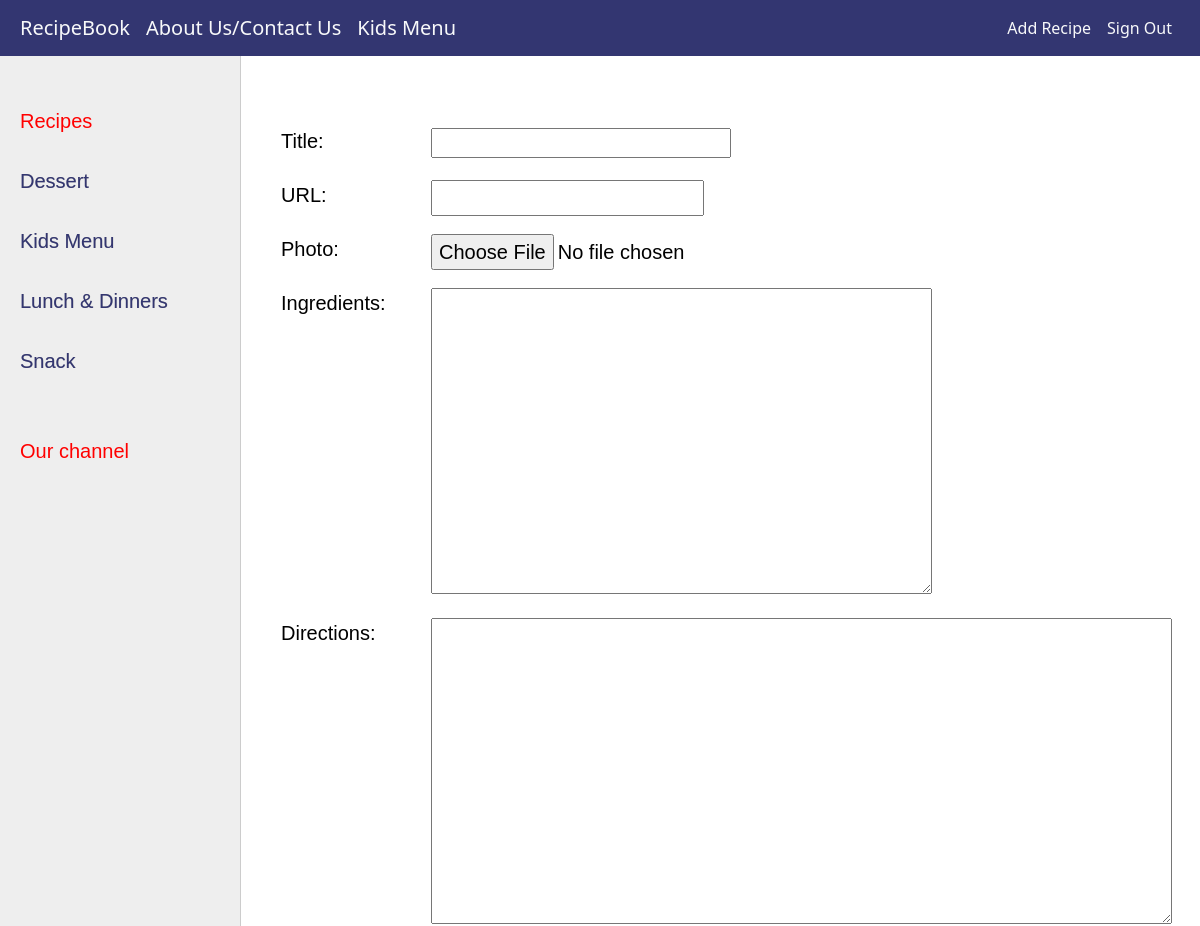
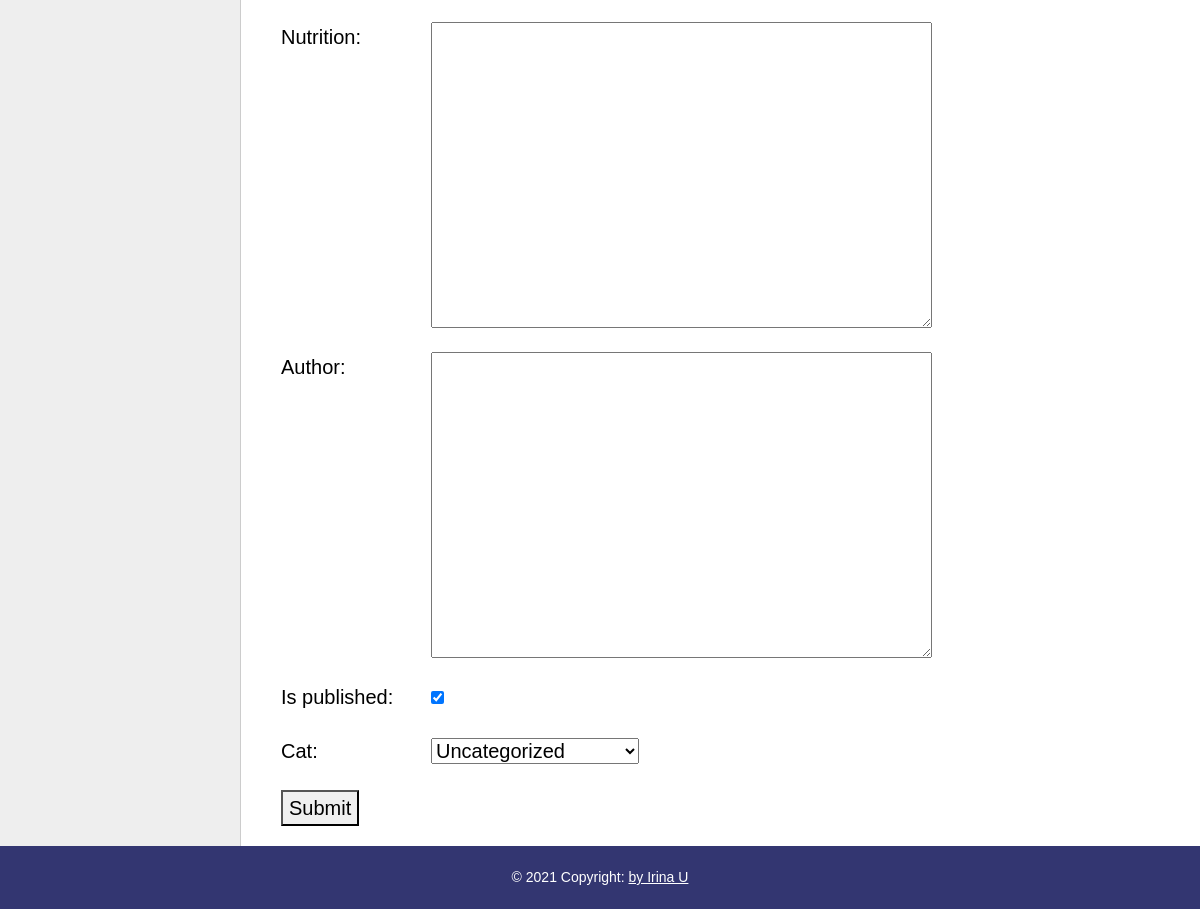
Screenshot of /addpage/ (signed in) with the database file from the repository (2 pictures, top to bottom).
### resbook/models.py (models this page shows)
class Category(models.Model):
    name = models.CharField(max_length=100, db_index=True, verbose_name="Category")
    slug = models.SlugField(max_length=255, unique=True, db_index=True, verbose_name="URL")
    def __str__(self):
        return self.name
    def get_absolute_url(self):
        return reverse('category', kwargs={'cat_slug': self.slug})
    class Meta:
        verbose_name_plural = 'Categories'
        ordering = ['id']

### resbook/views.py (the view)
# urls.py: path(r'addpage/', AddPage.as_view(), name='addpage'),
class AddPage(LoginRequiredMixin, DataMixin, CreateView):
    form_class = AddPostForm
    template_name = 'resbook/addpage.html'
    success_url = reverse_lazy('home')
    login_url = reverse_lazy('home')
    rise_exception = True
    def get_context_data(self, *, object_list=None, **kwargs):
        context = super().get_context_data(**kwargs)
        c_def = self.get_user_context(title="Add Recipe")
        return dict(list(context.items()) + list(c_def.items()))

### resbook/forms.py (shortened to what this page needs)
class AddPostForm(forms.ModelForm):
    def __init__(self, *args, **kwargs):
        super().__init__(*args, **kwargs)
        self.fields['cat'].empty_label = "Uncategorized"
    class Meta:
        model = Recipes
        fields = '__all__'
        widgets = {'title': forms.TextInput(attrs={'class': 'form-input'}),
                   'content': forms.Textarea(attrs={'cols': 60, 'rows': 10}), }

### resbook/utils.py (called while the page is built)
    def get_user_context(self, **kwargs):
        context = kwargs
        cats = cache.get('cats')
        if not cats:
            cats = Category.objects.annotate(Count('recipes'))
            cache.set('cats', cats, 60)
        context['cats'] = cats
        if 'cat_selected' not in context:
            context['cat_selected'] = 0
        return context

### resbook/templates/resbook/addpage.html (shortened to what this page needs)
{% extends 'resbook/base.html' %}
{% block content %}
    <form action="{% url 'addpage' %}" method="post" enctype="multipart/form-data">
        {% for f in form %}
            <p><label class="form-label" for="{{ f.id_for_label }}">{{ f.label }}: </label>{{ f }}</p>
        {% endfor %}
        <button type="submit">Submit</button>
    </form>
{% endblock %}

### resbook/templates/resbook/base.html (shortened to what this page needs)
{% load static %}
{% load resbook_tags %}
<!DOCTYPE html>
<head>
    <link rel="stylesheet" type="text/css" href="{% static 'resbook/css/styles.css' %}">
    <link href="https://cdn.jsdelivr.net/npm/bootstrap@5.0.1/dist/css/bootstrap.min.css" rel="stylesheet"
>
</head>
<body>
<nav class="navbar navbar-expand-lg  navbar-light navbar-fixed-top">
    <a class="navbar-brand text-light" href="{% url 'home' %}">RecipeBook</a>
    <a class="navbar-brand text-light" href="{% url 'about' %}">About Us/Contact Us</a>
    <a class="navbar-brand text-light" href="{% url 'kidsmenu' %}">Kids Menu</a>
    <div class="collapse navbar-collapse justify-content-end" id="navbarSupportedContent">
        <ul class="navbar-nav ml-auto">
            {% if request.user.is_authenticated %}
            <li class="nav-item">
                <a class="nav-link text-light" href="{% url 'addpage' %}">Add Recipe</a>
            </li>
            <li class="nav-item">
                <a class="nav-link text-light" href="{% url 'signout' %}">Sign Out</a>
            </li>
            {% endif %}
        </ul>
    </div>
</nav>
<table class="table-content" border="0" cellpadding="0" cellspacing="0">
    <tr>
        <td valign="top" class="left-chapters">
            <ul id="leftchapters">
                {% if cat_selected == 0 %}
                    <li class="selected">Recipes</li>
                {% else %}
                    <li><a href="{% url 'home' %}">Recipes</a></li>
                {% endif %}
                {% for c in cats %}
                    {% if c.recipes__count > 0 %}
                        {% if c.pk == cat_selected %}
                            <li class="selected">{{ c.name }}</li>
                        {% else %}
                            <li><a href="{{ c.get_absolute_url }}">{{ c.name }}</a></li>
                        {% endif %}
                    {% endif %}
                {% endfor %}
                <li class="share">
                    <p>Our channel</p>
                    <a class="share-yt" href="https://www.youtube.com/"></a>
                </li>
            </ul>
        </td>
        <td valign="top" class="content">
            <div class="content-text">
                {% block content %}
                {% endblock %}
            </div>
        </td>
    </tr>
</table>
<footer class="page-footer font-small blue">
    <div class="footer-copyright text-center py-3">© 2021 Copyright:
        <a href="https://github.com/IrinaPanov"> by Irina U</a>
    </div>
</footer>
</body>
</html>

### resbook/static/resbook/css/styles.css (style rules this page uses)
.navbar { background-color: #333671; border-color: #aaa; padding: 20px; }
.table-content { width: 100%; min-height: 100%; height: 100%; font-family: sans-serif; }
.left-chapters { margin: 0; background: #eee; border-right: 1px solid #ccc; min-height: 100%; }
.left-chapters ul { width: 240px; min-height: 100%; margin: 0; padding: 20px 10px 10px 20px; list-style: none; font-size: 20px; }
.left-chapters ul li { margin: 30px 0 0 0; color: red; }
.left-chapters ul li.selected { color: red; }
.left-chapters ul li a { color: #333671; text-decoration: none; text-shadow: 0.01em 0.01em #aaa; }
.left-chapters ul li.share { margin: 60px 0 0 0; }
.left-chapters ul li.share p { margin: 30px 0 30px 0; }
.left-chapters ul li.share a { display: inline-block; width: 40px; height: 40px; margin: 0 20px 0 0; }
.content { padding: 10px 20px 20px 10px; width: 100%; box-sizing: border-box; }
.content-text { margin: 60px 0 0 30px; color: #000; font-size: 20px; font-family: "Arial Hebrew Scholar", sans-serif; }
footer { box-sizing: border-box; background: #333671; padding: 5px; color: white; font-size: 14px; font-family: Verdana, Geneva, Arial, Helvetica, fantasy; text-align: left; overflow: hidden; }
footer a { text-decoration: underline; color: white; }
.form-input { width: 300px; font-size: 16px; font-family: "Arial", serif; }
.form-label { display: inline-block; min-width: 150px; vertical-align: top; }

### rows the page displays
Category: name "Dessert"
Category: name "Kids Menu"
Category: name "Lunch & Dinners"
Category: name "Snack"

### other values shown
{{ f.label }} "Title" "URL" "Photo" "Ingredients" "Directions" "Nutrition" "Author" "Is published" "Cat"
